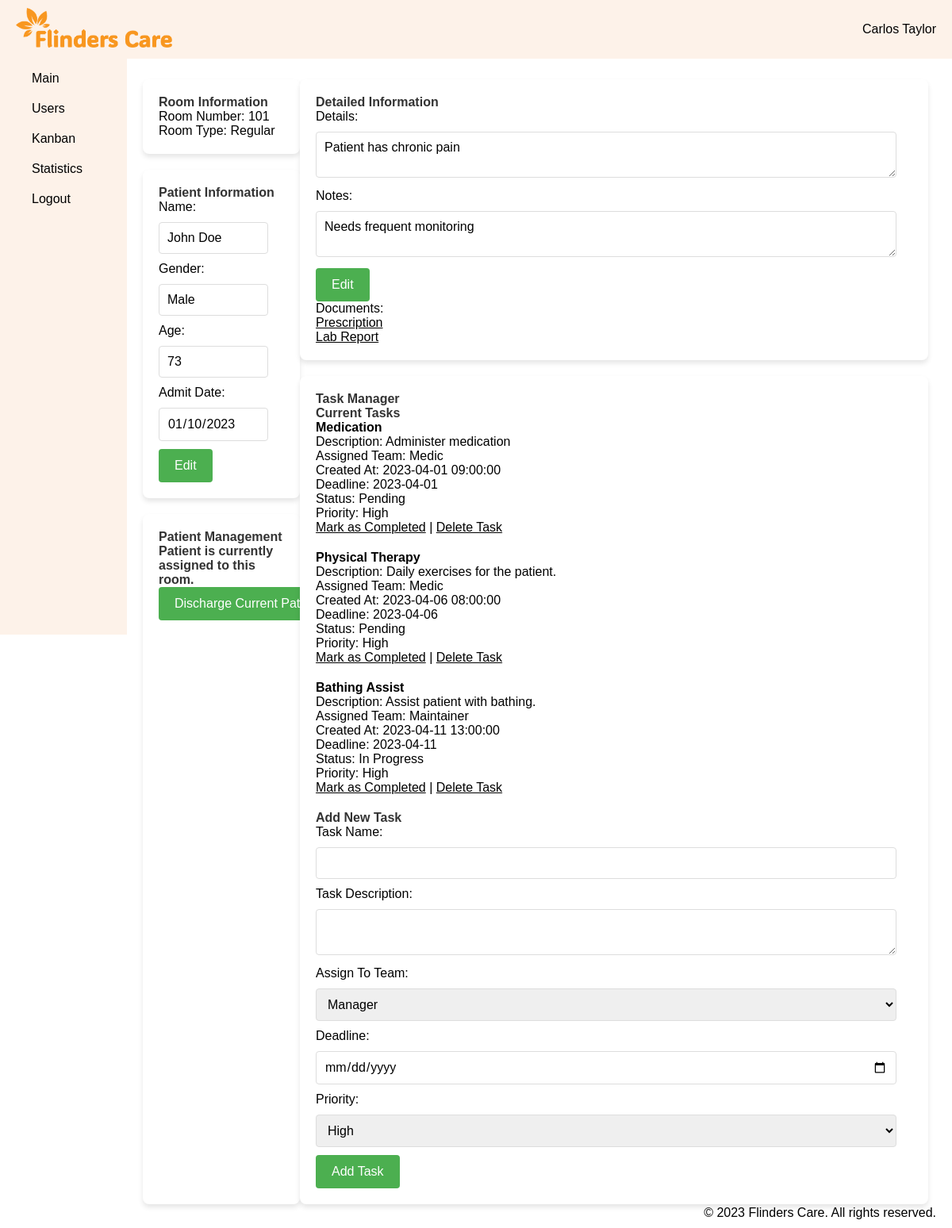
Page /details.php?roomID=1 (signed in) on the committed database.
### tables this page shows
CREATE TABLE Rooms (
                       roomID int NOT NULL AUTO_INCREMENT PRIMARY KEY,
                       roomNumber VARCHAR(50) UNIQUE,
                       roomType ENUM('Regular', 'Premium', 'VIP')
) AUTO_INCREMENT = 1;

CREATE TABLE Patients (
                          patientID INT NOT NULL AUTO_INCREMENT PRIMARY KEY,
                          firstName VARCHAR(50),
                          lastName VARCHAR(50),
                          gender ENUM('Male', 'Female', 'Other'),
                          DOB DATE,
                          admitDate DATE,
                          dischargeDate DATE,
                          roomID INT,
                          patientDetails TEXT,
                          notes TEXT,
                          FOREIGN KEY (roomID) REFERENCES Rooms(roomID)
) AUTO_INCREMENT = 1;

CREATE TABLE PatientDocuments (
                                  documentID int NOT NULL AUTO_INCREMENT PRIMARY KEY,
                                  patientID INT,
                                  documentType VARCHAR(50),
                                  documentPath VARCHAR(255),
                                  uploadDate TIMESTAMP NOT NULL DEFAULT CURRENT_TIMESTAMP,
                                  FOREIGN KEY (patientID) REFERENCES Patients(patientID)
) AUTO_INCREMENT = 1;

CREATE TABLE Tasks (
                       taskID INT NOT NULL AUTO_INCREMENT PRIMARY KEY,
                       taskName VARCHAR(100),
                       taskDescription TEXT,
                       assigneeTeamID INT,
                       patientID INT,
                       createdAt TIMESTAMP DEFAULT CURRENT_TIMESTAMP,
                       deadline DATE,
                       status ENUM('Pending', 'In Progress', 'Completed'),
                       priority ENUM('High', 'Medium', 'Low'),
                       FOREIGN KEY (assigneeTeamID) REFERENCES Teams(teamID),
                       FOREIGN KEY (patientID) REFERENCES Patients(patientID)
) AUTO_INCREMENT = 1;

CREATE TABLE Teams (
                       teamID int NOT NULL AUTO_INCREMENT PRIMARY KEY,
                       teamName VARCHAR(50) UNIQUE,
                       description TEXT
) AUTO_INCREMENT = 1;

### details.php (the view, shortened to what this page needs)
<?php
require_once "includes/dbConnect.php";
if (isset($_GET['roomID'])) {
    $roomID = $_GET['roomID'];
    $roomID = mysqli_real_escape_string($conn, $roomID);
} else {
    echo "Room ID is not specified.";
    exit;
}
?>
<!DOCTYPE html>
<html lang="en">
<head>
    <link rel="stylesheet" href="styles/menu.css"/>
    <link rel="stylesheet" href="styles/details.css"/>
</head>
<body>
<?php require_once "includes/menu.php"; ?>
<main>
    <div class="left-section">
        <section id="room-information">
            <h1>Room Information</h1>
            <?php
            $sql = "SELECT roomNumber, roomType FROM Rooms WHERE roomID=$roomID;";
            if ($result = mysqli_query($conn, $sql)) {
                $numRows = mysqli_num_rows($result);
                if ($numRows < 1) {
                    echo "<p>No information available for Room ID: $roomID</p>";
                } else {
                    while ($row = mysqli_fetch_assoc($result)) {
                        echo "<p>Room Number: " . $row["roomNumber"] . "</p>";
                        echo "<p>Room Type: " . $row["roomType"] . "</p>";
                    }
                }
            } else {
                echo "Error: " . $sql . "<br>" . mysqli_error($conn);
            }
            ?>
        </section>
        <section id="patient-information">
            <h1>Patient Information</h1>
            <?php
            $sql = "SELECT * FROM Patients WHERE roomID=$roomID AND dischargeDate IS NULL;";
            if ($result = mysqli_query($conn, $sql)) {
                if ($row = mysqli_fetch_assoc($result)) {
                    echo '<form id="patient-form" action="actions/updatePatient.php" method="post">';
                    echo '<label>Name: </label><input type="text" name="name" value="' . htmlentities($row['firstName'] . ' ' . $row['lastName']) . '" readonly><br>';
                    echo '<label>Gender: </label><input type="text" name="gender" value="' . htmlentities($row['gender']) . '" readonly><br>';
                    echo '<label>Age: </label><input type="text" name="age" value="' . htmlentities(date_diff(date_create($row['DOB']), date_create('today'))->y) . '" readonly><br>';
                    echo '<label>Admit Date: </label><input type="date" name="admitDate" value="' . htmlentities($row['admitDate']) . '" readonly><br>';
                    echo '<button type="button" id="edit-btn">Edit</button>';
                    echo '</form>';
                } else {
                    echo "<p>No patient data available for Room ID: $roomID</p>";
                }
            } else {
                echo "Error: " . $sql . "<br>" . mysqli_error($conn);
            }
            ?>
        </section>
        <section id="patient-management">
            <h1>Patient Management</h1>
            <?php
            $roomID = $_GET['roomID'] ?? '1';
            $sql = "SELECT * FROM Patients WHERE roomID = ? AND dischargeDate IS NULL;";
            if ($stmt = mysqli_prepare($conn, $sql)) {
                mysqli_stmt_bind_param($stmt, "i", $roomID);
                if (mysqli_stmt_execute($stmt)) {
                    $result = mysqli_stmt_get_result($stmt);
                    if (mysqli_num_rows($result) == 0) {
                        echo '<form action="actions/admit.php" method="post">';
                        echo '<label for="firstName">First Name:</label>';
                        echo '<input type="text" id="firstName" name="firstName" required><br>';
                        echo '<label for="lastName">Last Name:</label>';
                        echo '<input type="text" name="lastName" required><br>';
                        echo '<label for="gender">Gender: </label>';
                        echo '<select name="gender" required>';
                        echo '<option value="Male">Male</option>';
                        echo '<option value="Female">Female</option>';
                        echo '<option value="Other">Other</option>';
                        echo '</select><br>';
                        echo '<label for="DOB">Date of Birth: </label>';
                        echo '<input type="date" name="DOB" required><br>';
                        echo '<label for="admitDate">Admit Date: </label>';
                        echo '<input type="date" name="admitDate" required><br>';
                        echo '<input type="hidden" name="roomID" value="'. htmlspecialchars($roomID) .'">';
                        echo '<input type="submit" value="Admit New Patient">';
                        echo '</form>';
                    } else {
                        echo '<h2>Patient is currently assigned to this room.</h2>';
                        echo '<form action="actions/discharge.php" method="post">';
                        echo '<input type="submit" value="Discharge Current Patient">';
                        echo '</form>';
                    }
                } else {
                    echo "Error: " . mysqli_stmt_error($stmt);
                }
            } else {
                echo "Error: " . mysqli_error($conn);
            }
            ?>
        </section>
    </div>
    <div class="right-section">
        <section id="detailed-information">
            <h1>Detailed Information</h1>
            <?php
            $sql = "SELECT * FROM Patients WHERE roomID=$roomID AND dischargeDate IS NULL;";
            if ($result = mysqli_query($conn, $sql)) {
                if ($row = mysqli_fetch_assoc($result)) {
                    echo '<form id="details-form" action="actions/updateDetails.php" method="post">';
                    echo '<label>Details: </label><textarea name="patientDetails" readonly>' . $row['patientDetails'] . '</textarea><br>';
                    echo '<label>Notes: </label><textarea name="notes" readonly>' . $row['notes'] . '</textarea><br>';
                    echo '<button type="button" id="edit-details-btn">Edit</button>';
                    echo '</form>';
                } else {
                    echo "<p>No patient details available for this room.</p>";
                }
            } else {
                echo "Error: " . $sql . "<br>" . mysqli_error($conn);
            }
            ?>
            <label>Documents:</label>
            <div id="documents-list">
                <?php
                $sqlDocs = "SELECT * FROM PatientDocuments WHERE patientID IN (SELECT patientID FROM Patients WHERE roomID=$roomID AND dischargeDate IS NULL);";
                if ($resultDocs = mysqli_query($conn, $sqlDocs)) {
                    while ($rowDoc = mysqli_fetch_assoc($resultDocs)) {
                        echo '<div class="document" data-docid="' . $rowDoc['documentID'] . '">';
                        echo '<a href="' . $rowDoc['documentPath'] . '" target="_blank">' . $rowDoc['documentType'] . '</a>';
                        echo '</div>';
                    }
                } else {
                    echo "Error: " . $sqlDocs . "<br>" . mysqli_error($conn);
                }
                ?>
            </div>
        </section>
        <section id="task-manager">
            <h1>Task Manager</h1>
            <h2>Current Tasks</h2>
            <?php
            $sql = "SELECT Tasks.*, Teams.teamName
                    FROM Tasks
                    LEFT JOIN Teams ON Tasks.assigneeTeamID = Teams.teamID
                    WHERE patientID IN (
                    SELECT patientID
                    FROM Patients
                    WHERE roomID=? AND dischargeDate IS NULL)
                    AND Tasks.status <> 'Completed';";
            if ($stmt = mysqli_prepare($conn, $sql)) {
                mysqli_stmt_bind_param($stmt, "i", $roomID);
                if (mysqli_stmt_execute($stmt)) {
                    $result = mysqli_stmt_get_result($stmt);
                    echo "<ul id='task-list'>";
                    while ($row = mysqli_fetch_assoc($result)) {
                        echo "<li>";
                        echo "<strong>" . htmlentities($row['taskName']) . "</strong><br>";
                        echo "Description: " . htmlentities($row["taskDescription"]) . "<br>";
                        echo "Assigned Team: " . htmlentities($row["teamName"] ?? "None") . "<br>";
                        echo "Created At: " . htmlentities($row["createdAt"]) . "<br>";
                        echo "Deadline: " . htmlentities($row["deadline"]) . "<br>";
                        echo "Status: " . htmlentities($row["status"]) . "<br>";
                        echo "Priority: " . htmlentities($row["priority"]) . "<br>";
                        echo '<a href="actions/completeTask.php?taskID=' . $row['taskID'] . '">Mark as Completed</a>' . " | ";
                        echo '<a href="actions/deleteTask.php?taskID=' . $row['taskID'] . '">Delete Task</a>';
                        echo "</li>";
                    }
                    echo "</ul>";
                } else {
                    echo "Error: " . mysqli_stmt_error($stmt);
                }
            } else {
                echo "Error: " . mysqli_error($conn);
            }
            ?>
            <h2>Add New Task</h2>
            <form action="actions/addTask.php" method="post">
                <label for="taskName">Task Name:</label>
                <input type="text" name="taskName" required><br>
                <label for="taskDescription">Task Description:</label>
                <textarea name="taskDescription" required></textarea><br>
                <label for="assigneeTeamID">Assign To Team:</label>
                <select name="assigneeTeamID" required>
                    <?php
                    $sql_teams = "SELECT * FROM Teams;";
                    if ($result_teams = mysqli_query($conn, $sql_teams)) {
                        while ($row_teams = mysqli_fetch_assoc($result_teams)) {
                            echo '<option value="' . $row_teams['teamID'] . '">' . htmlentities($row_teams['teamName']) . '</option>';
                        }
                    }
                    ?>
                </select><br>
                <label for="deadline">Deadline:</label>
                <input type="date" name="deadline" required><br>
                <label for="priority">Priority:</label>
                <select name="priority" required>
                    <option value="High">High</option>
                </select><br>
                <input type="submit" value="Add Task">
            </form>
        </section>
    </div>
</main>
</body>
</html>

### styles/menu.css (style rules this page uses)
* { margin: 0; padding: 0; box-sizing: border-box; font-family: Arial, Helvetica, sans-serif; font-size: 16px; color: black; }
main { padding: 100px 30px 30px 180px; }

### styles/details.css (style rules this page uses)
main { display: flex; padding: 100px 30px 30px 180px; }
.left-section, .right-section { display: flex; flex-direction: column; gap: 20px; }
.left-section { width: 20%; }
.right-section { width: 80%; }
section { background-color: white; padding: 20px; border-radius: 8px; box-shadow: 0px 4px 6px rgba(0, 0, 0, 0.1); }
#patient-management { flex-grow: 1; }
h1, h2 { color: #333; }
input[type=text], input[type=date], textarea, select { width: calc(100% - 20px); padding: 10px; margin: 10px 0; border-radius: 4px; border: 1px solid #ddd; }
input[type=submit], button { background-color: #4CAF50; color: white; padding: 12px 20px; border: none; border-radius: 4px; cursor: pointer; }
ul { list-style-type: none; padding: 0; }
li { margin-bottom: 20px; }

### rows in the picture
rooms: roomNumber "101", roomType "Regular"
patients: name "John Doe", gender "Male", age "73", admitDate "01/10/2023", patientDetails "Patient has chronic pain", notes "Needs frequent monitoring"
patientdocuments: documentType "Prescription"
patientdocuments: documentType "Lab Report"
tasks: taskName "Medication", taskDescription "Administer medication", assigneeTeamID.teamName "Medic", createdAt "2023-04-01 09:00:00", deadline "2023-04-01", status "Pending", priority "High"
tasks: taskName "Physical Therapy", taskDescription "Daily exercises for the patient.", assigneeTeamID.teamName "Medic", createdAt "2023-04-06 08:00:00", deadline "2023-04-06", status "Pending", priority "High"
tasks: taskName "Bathing Assist", taskDescription "Assist patient with bathing.", assigneeTeamID.teamName "Maintainer", createdAt "2023-04-11 13:00:00", deadline "2023-04-11", status "In Progress", priority "High"

### other values in the picture
$username "Carlos Taylor"
form field assigneeTeamID "Manager"
